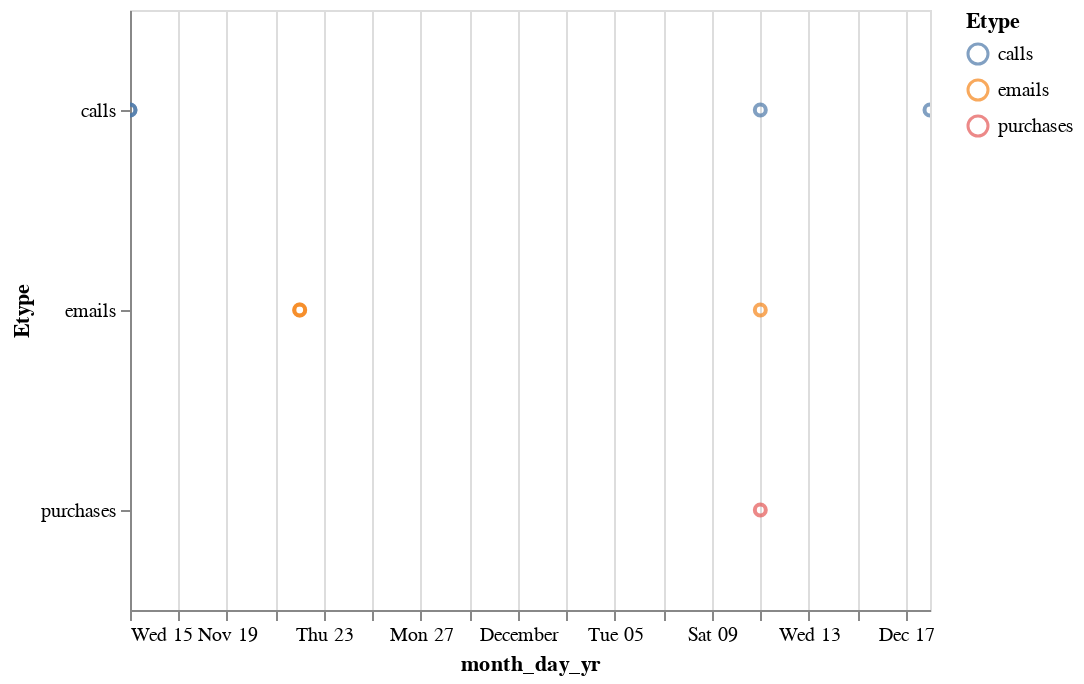

The notebook cell this image was saved under:
### Code cell
alt.Chart(sus_purch2).mark_point().encode(
    x='month_day_yr:T',
    y='Etype:N',
    color='Etype:N',
    tooltip=['Source_Names','Destination_Names']
).interactive()

### Figure 1 — Vega-Lite specification as saved in the notebook (floating-point values rounded to 4 significant figures)
{"$schema": "https://vega.github.io/schema/vega-lite/v2.4.3.json", "config": {"view": {"height": 300, "width": 400}}, "data": {"values": [{"Destination": 437025, "Destination_Names": "Beth Wilensky", "Etype": "calls", "Source": 702900, "Source_Names": "Jessie Carlson", "TimeStamp": 1510751083, "Unnamed: 0": 0, "Unnamed: 0.1": 10103902, "full_date": "2017-11-15 13:04:43", "month": 11, "month_day_yr": "11/15/2017", "month_yr": "11/2017", "yr": 2017}, {"Destination": 437025, "Destination_Names": "Beth Wilensky", "Etype": "calls", "Source": 798789, "Source_Names": "Janie Garner", "TimeStamp": 1513579435, "Unnamed: 0": 1, "Unnamed: 0.1": 10470254, "full_date": "2017-12-18 06:43:55", "month": 12, "month_day_yr": "12/18/2017", "month_yr": "12/2017", "yr": 2017}, {"Destination": 437025, "Destination_Names": "Beth Wilensky", "Etype": "emails", "Source": 720733, "Source_Names": "Lulu Franklin", "TimeStamp": 1511369574, "Unnamed: 0": 2, "Unnamed: 0.1": 13971273, "full_date": "2017-11-22 16:52:54", "month": 11, "month_day_yr": "11/22/2017", "month_yr": "11/2017", "yr": 2017}, {"Destination": 437025, "Destination_Names": "Beth Wilensky", "Etype": "emails", "Source": 749383, "Source_Names": "Delmy Appert", "TimeStamp": 1513009582, "Unnamed: 0": 3, "Unnamed: 0.1": 14261653, "full_date": "2017-12-11 16:26:22", "month": 12, "month_day_yr": "12/11/2017", "month_yr": "12/2017", "yr": 2017}, {"Destination": 714672, "Destination_Names": "Ollie Norton", "Etype": "calls", "Source": 437025, "Source_Names": "Beth Wilensky", "TimeStamp": 1510751120, "Unnamed: 0": 4, "Unnamed: 0.1": 10103908, "full_date": "2017-11-15 13:05:20", "month": 11, "month_day_yr": "11/15/2017", "month_yr": "11/2017", "yr": 2017}, {"Destination": 718345, "Destination_Names": "Stanley Ryan", "Etype": "calls", "Source": 437025, "Source_Names": "Beth Wilensky", "TimeStamp": 1513009592, "Unnamed: 0": 5, "Unnamed: 0.1": 10396033, "full_date": "2017-12-11 16:26:32", "month": 12, "month_day_yr": "12/11/2017", "month_yr": "12/2017", "yr": 2017}, {"Destination": 1000637, "Destination_Names": "Kalyn Bloczynski", "Etype": "emails", "Source": 437025, "Source_Names": "Beth Wilensky", "TimeStamp": 1511369613, "Unnamed: 0": 6, "Unnamed: 0.1": 13971281, "full_date": "2017-11-22 16:53:33", "month": 11, "month_day_yr": "11/22/2017", "month_yr": "11/2017", "yr": 2017}, {"Destination": 2037766, "Destination_Names": "Gregory Russell", "Etype": "purchases", "Source": 437025, "Source_Names": "Beth Wilensky", "TimeStamp": 1513009592, "Unnamed: 0": 7, "Unnamed: 0.1": null, "full_date": "2017-12-11 16:26:32", "month": 12, "month_day_yr": "12/11/2017", "month_yr": "12/2017", "yr": 2017}]}, "encoding": {"color": {"field": "Etype", "type": "nominal"}, "tooltip": [{"field": "Source_Names", "type": "nominal"}, {"field": "Destination_Names", "type": "nominal"}], "x": {"field": "month_day_yr", "type": "temporal"}, "y": {"field": "Etype", "type": "nominal"}}, "mark": "point", "selection": {"selector005": {"bind": "scales", "encodings": ["x", "y"], "mark": {"fill": "#333", "fillOpacity": 0.125, "stroke": "white"}, "on": "[mousedown, window:mouseup] > window:mousemove!", "resolve": "global", "translate": "[mousedown, window:mouseup] > window:mousemove!", "type": "interval", "zoom": "wheel!"}}}
